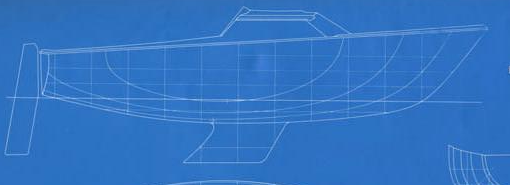
#> input picture extracted_pdf_assets/Bateaux_oct69/crop_profile.png, 510 x 185 px
$ python check_pixels.py
#> lines starting #> are read from the running program, lines starting #| are printed output that depends on the picture; long printed decimals are rounded
import cv2
import numpy as np

prof = cv2.imread("extracted_pdf_assets/Bateaux_oct69/crop_profile.png")
#> prof is the input picture: shape (185, 510, 3); mean B, G, R 195.1, 115.8, 49.6
print("BGR min/max/mean:", prof.min(axis=(0,1)), prof.max(axis=(0,1)), prof.mean(axis=(0,1)))
#| BGR min/max/mean: [150  90  26] [255 216 159] [195.095 115.847  49.566]

# Blueprint line is white/light blue, background is medium blue
# Let's inspect brightness (V in HSV or gray)
gray = cv2.cvtColor(prof, cv2.COLOR_BGR2GRAY)
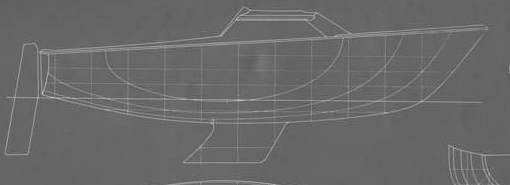
#> gray: shape (185, 510); min 80, max 203, mean 105
print("Gray min, max, median, 95th percentile:", np.min(gray), np.max(gray), np.median(gray), np.percentile(gray, 95))
#| Gray min, max, median, 95th percentile: 80 203 102.0 128.0
